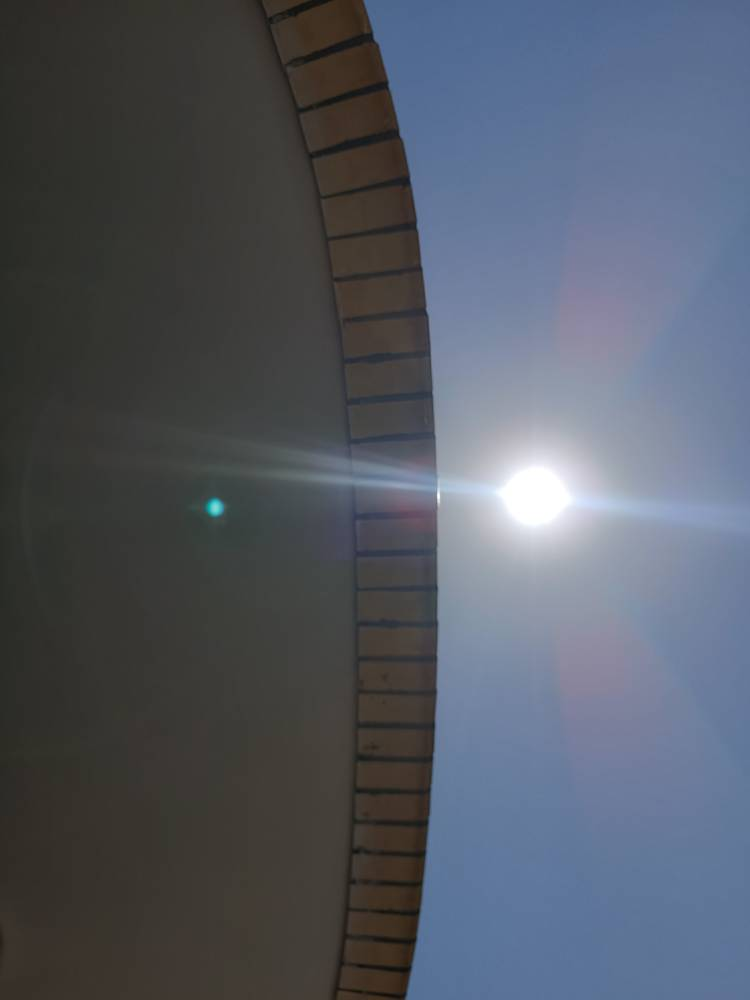
#> input picture Refactor/Images/1785916500250.jpg, 750 x 1000 px; its folder holds only this picture in this run
$ python -i result.py   (imports and definitions only)
#> lines starting #> are read from the running program, lines starting #| are printed output that depends on the picture; after the words box and inside, x2 and y2 are one past the last pixel; in counts of white or black regions, pixels touching at a corner belong together
import os
import cv2
import numpy as np
import time

# ==========================================
# 0. Configurable Parameters (Algorithm)
# ==========================================
GAUSSIAN_KERNEL = (9, 9)
DELTA_THRESHOLD = 4
ROI_WIDTH_RATIO = 0.5
ROI_HEIGHT_RATIO = 0.43

# Hough Circle Parameters
HOUGH_DP = 1.2
HOUGH_MIN_DIST = 30
HOUGH_PARAM1 = 80
HOUGH_PARAM2 = 10
HOUGH_MIN_RADIUS = 5
HOUGH_MAX_RADIUS = 100

# Parameters copied from redesigned.ipynb sky analysis
NIGHT_BRIGHTNESS_THRESH = 58
BLUE_THRESH = 150

# ==========================================
# 0b. Configurable Parameters (UI/Display)
# ==========================================
WINDOW_NAME = "Sun Detection Pipeline - Modular View"
MONITOR_WIDTH = 1920
MONITOR_HEIGHT = 1080

#===========================================
WHITE_BRIGHTNESS_RATIO = 0.98
DARK_BRIGHTNESS_RATIO = 0.96

DARK_OPEN_KERNEL = (5, 5)
DARK_CLOSE_KERNEL = (11, 11)

WHITE_OPEN_KERNEL = (5, 5)
WHITE_CLOSE_KERNEL = (13, 13)

# ==========================================
# 1. Sky & Cloud Analysis
#    Logic copied from redesigned.ipynb
# ==========================================
def analyze_sky_and_clouds(frame):
    img = frame
    if img is None:
        return False, {"error": "Error loading image"}

    # کانال L از LAB برای سنجش روشنایی شب/روز
    l_channel = cv2.cvtColor(img, cv2.COLOR_BGR2LAB)[:, :, 0]

    # بررسی شب بودن بر اساس ردیف ۱۰ درصد ارتفاع تصویر
    h, w = img.shape[:2]
    mean_dark = np.mean(l_channel[int(0.1 * h)])

    if mean_dark < NIGHT_BRIGHTNESS_THRESH:
        return False, {
            "cloud_status": "Night / N/A",
            "brightness": mean_dark,
        }

    # پیدا کردن موقعیت روشن‌ترین نقطه در روز
    _, _, _, sun_center = cv2.minMaxLoc(
        cv2.GaussianBlur(l_channel, (11, 11), 0)
    )

    # ماسک دایره‌ای اطراف نقطه روشن
    mask = cv2.circle(
        np.zeros_like(l_channel), sun_center, 50, 255, -1
    ) > 0

    # کانال آبی در BGR
    blue_channel = img[:, :, 0]
    mean_blue = float(np.mean(blue_channel[mask]))

    # تشخیص ابر تاریک / حالت عادی
    if mean_blue < BLUE_THRESH:
        cloud_status = "Dark Clouds"
    else:
        cloud_status = "Clear / Moderate Sky"

    return True, {
        "cloud_status": cloud_status,
        "brightness": mean_blue,
    }


def find_brightest_point(l_channel):
    blurred_l = cv2.GaussianBlur(l_channel, GAUSSIAN_KERNEL, 0)
    _, max_val, _, max_loc = cv2.minMaxLoc(blurred_l)
    return max_val, max_loc, blurred_l


def create_roi(image_shape, max_point):
    h, w = image_shape[:2]
    x_max, y_max = max_point
    roi_w = int(w * ROI_WIDTH_RATIO)
    roi_h = int(h * ROI_HEIGHT_RATIO)
    x1 = max(0, x_max - roi_w // 2)
    y1 = max(0, y_max - roi_h // 2)
    x2 = min(w, x_max + roi_w // 2)
    y2 = min(h, y_max + roi_h // 2)
    return x1, y1, x2, y2


def threshold_and_morphology(max_val, l_roi, mode):

    # =========================
    # Dark Clouds
    # =========================
    if mode == "dark":

        thresh_val = int(max_val * DARK_BRIGHTNESS_RATIO)

        _, mask = cv2.threshold(
            l_roi,
            thresh_val,
            255,
            cv2.THRESH_BINARY
        )

        open_kernel = cv2.getStructuringElement(
            cv2.MORPH_ELLIPSE,
            DARK_OPEN_KERNEL
        )

        close_kernel = cv2.getStructuringElement(
            cv2.MORPH_ELLIPSE,
            DARK_CLOSE_KERNEL
        )

        mask = cv2.morphologyEx(
            mask,
            cv2.MORPH_OPEN,
            open_kernel
        )

        mask = cv2.morphologyEx(
            mask,
            cv2.MORPH_CLOSE,
            close_kernel
        )

    # =========================
    # White Clouds
    # =========================
    elif mode == "white":

        thresh_val = int(max_val * WHITE_BRIGHTNESS_RATIO)

        _, mask = cv2.threshold(
            l_roi,
            thresh_val,
            255,
            cv2.THRESH_BINARY
        )

        open_kernel = cv2.getStructuringElement(
            cv2.MORPH_ELLIPSE,
            WHITE_OPEN_KERNEL
        )

        close_kernel = cv2.getStructuringElement(
            cv2.MORPH_ELLIPSE,
            WHITE_CLOSE_KERNEL
        )

        mask = cv2.morphologyEx(
            mask,
            cv2.MORPH_OPEN,
            open_kernel
        )

        mask = cv2.morphologyEx(
            mask,
            cv2.MORPH_CLOSE,
            close_kernel
        )

    else:
        raise ValueError(f"Unknown mode: {mode}")

    return mask

# ==========================================
# 2. Hough Detection
#    The exact same current Hough logic is
#    duplicated for the two future modes.
# ==========================================
def detect_hough_white(thresh_roi):
    circles = cv2.HoughCircles(
        thresh_roi,
        cv2.HOUGH_GRADIENT,
        dp=HOUGH_DP,
        minDist=HOUGH_MIN_DIST,
        param1=HOUGH_PARAM1,
        param2=HOUGH_PARAM2,
        minRadius=HOUGH_MIN_RADIUS,
        maxRadius=HOUGH_MAX_RADIUS
    )
    return circles


# [12 lines left out: function detect_hough_dark, not called in this run]


def select_best_circle(circles, thresh_roi, l_roi, detection_mode):
    if circles is None:
        return None

    circles = np.uint16(np.around(circles))
    best_circle, best_score = None, -1

    for circle in circles[0, :]:
        cx, cy, r = int(circle[0]), int(circle[1]), int(circle[2])
        mask = np.zeros_like(thresh_roi, dtype=np.uint8)
        cv2.circle(mask, (cx, cy), r, 255, -1)

        bright_pixels = cv2.countNonZero(
            cv2.bitwise_and(thresh_roi, thresh_roi, mask=mask)
        )

        if detection_mode == "Dark Clouds Hough":
            if bright_pixels == 0:
                continue

            circle_area = np.pi * (r ** 2)
            density = bright_pixels / circle_area
            mean_l_inside = cv2.mean(l_roi, mask=mask)[0]

            score = (
                bright_pixels * density * 0.5
            ) + (
                mean_l_inside * 1.2
            )

            if score > 150.0 and score > best_score:
                best_score = score
                best_circle = (
                    cx, cy, r, score
                )
        else:
            pixel_count = bright_pixels

            # Current scoring logic kept unchanged for White Clouds.
            score = pixel_count * cv2.mean(l_roi, mask=mask)[0]

            if score > best_score:
                best_score = score
                best_circle = (cx, cy, r, score)

    return best_circle


# ==========================================
# 3. UI Helper Functions
# ==========================================
def resize_maintain_aspect(img, target_w, target_h, background_color=(0, 0, 0)):
    h, w = img.shape[:2]
    img_aspect = w / h
    target_aspect = target_w / target_h

    if img_aspect > target_aspect:
        new_w = target_w
        new_h = int(target_w / img_aspect)
    else:
        new_h = target_h
        new_w = int(target_h * img_aspect)

    resized_img = cv2.resize(
        img, (new_w, new_h), interpolation=cv2.INTER_AREA
    )

    if len(resized_img.shape) == 2:
        resized_img = cv2.cvtColor(resized_img, cv2.COLOR_GRAY2BGR)

    final_img = np.full(
        (target_h, target_w, 3), background_color, dtype=np.uint8
    )
    off_y = (target_h - new_h) // 2
    off_x = (target_w - new_w) // 2
    final_img[off_y:off_y+new_h, off_x:off_x+new_w] = resized_img

    return final_img


def add_clean_label(img, text, position=(15, 30), font_scale=0.7, color=(0, 255, 255)):
    res = img.copy()
    (text_w, text_h), _ = cv2.getTextSize(
        text, cv2.FONT_HERSHEY_SIMPLEX, font_scale, 2
    )
    cv2.rectangle(
        res,
        (position[0]-5, position[1]-text_h-5),
        (position[0]+text_w+5, position[1]+5),
        (0, 0, 0),
        -1
    )
    cv2.putText(
        res,
        text,
        position,
        cv2.FONT_HERSHEY_SIMPLEX,
        font_scale,
        color,
        2,
        cv2.LINE_AA
    )
    return res


def visualize_shakil(
    img_bgr,
    l_chan,
    blurred_l,
    roi_bgr,
    thresh_roi,
    best_circle,
    roi_coords,
    max_pt,
    fps,
    detection_mode
):
    x1, y1, x2, y2 = roi_coords
    annotated_img = img_bgr.copy()

    cv2.rectangle(
        annotated_img, (x1, y1), (x2, y2), (255, 0, 0), 3
    )
    cv2.circle(annotated_img, max_pt, 8, (0, 0, 255), -1)

    cv2.putText(
        annotated_img,
        f"Mode: {detection_mode}",
        (15, 40),
        cv2.FONT_HERSHEY_SIMPLEX,
        0.8,
        (0, 255, 255),
        2,
        cv2.LINE_AA
    )

    roi_annotated = roi_bgr.copy()

    if best_circle is not None:
        cx_roi, cy_roi, r, _ = best_circle
        cv2.circle(
            roi_annotated, (cx_roi, cy_roi), r, (0, 255, 0), 3
        )
        x_global, y_global = cx_roi + x1, cy_roi + y1
        cv2.circle(
            annotated_img, (x_global, y_global), r, (0, 255, 0), 3
        )
        cv2.circle(
            annotated_img, (x_global, y_global), 4, (0, 0, 255), -1
        )

        txt = f"Sun: ({x_global}, {y_global}), R:{r}"
        cv2.putText(
            annotated_img,
            txt,
            (x1, max(30, y1 - 15)),
            cv2.FONT_HERSHEY_SIMPLEX,
            0.7,
            (0, 255, 0),
            2,
            cv2.LINE_AA
        )
    else:
        cv2.putText(
            annotated_img,
            "No Sun Circle Detected",
            (x1, max(30, y1 - 15)),
            cv2.FONT_HERSHEY_SIMPLEX,
            0.7,
            (0, 0, 255),
            2,
            cv2.LINE_AA
        )

    Num_Cols = 3
    Num_Rows = 2
    cell_w = int((MONITOR_WIDTH * 0.9) / Num_Cols)
    cell_h = int((MONITOR_HEIGHT * 0.8) / Num_Rows)

    cells = []
    cells.append(add_clean_label(
        resize_maintain_aspect(img_bgr, cell_w, cell_h),
        "1. Original BGR"
    ))
    cells.append(add_clean_label(
        resize_maintain_aspect(l_chan, cell_w, cell_h),
        "2. LAB - L Channel",
        color=(255, 200, 0)
    ))
    cells.append(add_clean_label(
        resize_maintain_aspect(roi_bgr, cell_w, cell_h),
        "3. ROI (Zoomed Original)"
    ))
    cells.append(add_clean_label(
        resize_maintain_aspect(thresh_roi, cell_w, cell_h),
        "4. Heavy Thresh Mask",
        color=(200, 200, 200)
    ))
    cells.append(add_clean_label(
        resize_maintain_aspect(roi_annotated, cell_w, cell_h),
        "5. ROI with Hough Detect"
    ))

    final_cell = resize_maintain_aspect(
        annotated_img, cell_w, cell_h
    )
    (fps_w, fps_h), _ = cv2.getTextSize(
        f"FPS: {fps:.1f}",
        cv2.FONT_HERSHEY_SIMPLEX,
        1.0,
        3
    )
    cv2.putText(
        final_cell,
        f"FPS: {fps:.1f}",
        (cell_w - fps_w - 20, cell_h - 20),
        cv2.FONT_HERSHEY_SIMPLEX,
        1.0,
        (0, 255, 255),
        3,
        cv2.LINE_AA
    )
    cells.append(add_clean_label(
        final_cell,
        "6. Final Full View",
        color=(0, 255, 0)
    ))

    row1 = np.hstack(cells[0:3])
    row2 = np.hstack(cells[3:6])
    grid = np.vstack([row1, row2])

    help_bar = np.zeros(
        (50, grid.shape[1], 3), dtype=np.uint8
    )
    cv2.putText(
        help_bar,
        "Press [ANY KEY] for Next Image | Press [ESC] to Exit",
        (int(grid.shape[1]/2) - 300, 35),
        cv2.FONT_HERSHEY_SIMPLEX,
        0.8,
        (255, 255, 255),
        2,
        cv2.LINE_AA
    )

    final_display = np.vstack([grid, help_bar])
    cv2.imshow(WINDOW_NAME, final_display)

    key = cv2.waitKey(0)
    if key == 27:
        return False
    return True


# ==========================================
# 4. Main Processing
# ==========================================
def process_image(image_path):
#> called with image_path = 'Images/1785916500250.jpg'
    img = cv2.imread(image_path)
#> img is the input picture: shape (1000, 750, 3); mean B, G, R 100, 89.3, 83.5
    if img is None:
        print(f"Skipping invalid: {image_path}")
        return True

    start_time = time.perf_counter()

    # ------------------------------------------
    # First: analyze sky/day/cloud condition
    # ------------------------------------------
    is_day, sky_details = analyze_sky_and_clouds(img)
#> in analyze_sky_and_clouds, `mean_dark = np.mean(l_channel[int(0.1 * h)])`: mean_dark = 84.58
#> in analyze_sky_and_clouds, `_, _, _, sun_center = cv2.minMaxLoc( cv2.GaussianBlur(l_channel, (11, ..`: sun_center = (533, 471)
#> in analyze_sky_and_clouds, `mask = cv2.circle( np.zeros_like(l_channel), sun_center, 50, 255, -1 )..`:
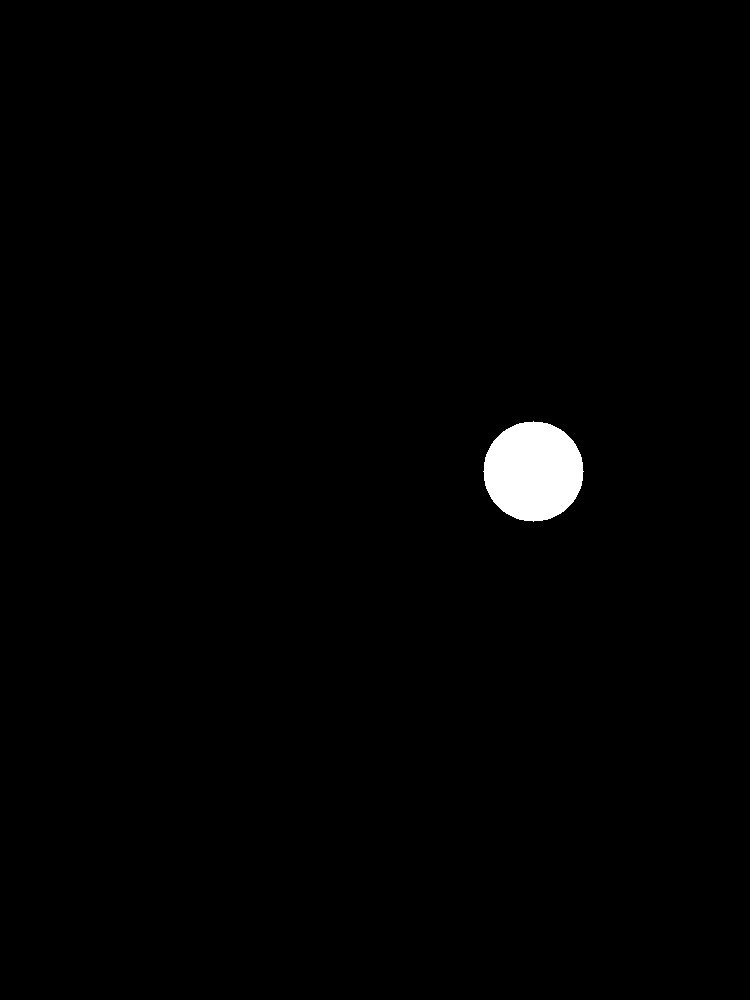
#> mask: shape (1000, 750) bool; 1% white; 1 white region, box (x1, y1, x2, y2) and area: (483, 421, 584, 522) 7845
#> in analyze_sky_and_clouds, `mean_blue = float(np.mean(blue_channel[mask]))`: mean_blue = 228.4
#> is_day = True; sky_details = {'cloud_status': 'Clear / Moderate Sky', 'brightness': 228.4}
    cloud_status = sky_details.get("cloud_status", "Unknown")
#> cloud_status = 'Clear / Moderate Sky'
    brightness = sky_details.get("brightness", 0.0)
#> brightness = 228.4

    # ------------------------------------------
    # Night: skip sun detection
    # ------------------------------------------
    if not is_day:
        elapsed_time = time.perf_counter() - start_time
        fps = 1.0 / elapsed_time if elapsed_time > 0 else 0.0

        print(
            f"{os.path.basename(image_path)} | "
            f"Mode: Night | Brightness: {brightness:.1f}"
        )

        lab = cv2.cvtColor(img, cv2.COLOR_BGR2LAB)
        l_channel = lab[:, :, 0]
        max_val, max_point, blurred_l = find_brightest_point(l_channel)
        x1, y1, x2, y2 = create_roi(img.shape, max_point)
        roi_bgr = img[y1:y2, x1:x2]
        l_roi = blurred_l[y1:y2, x1:x2]
        thresh_roi = l_channel[y1:y2, x1:x2]


        return visualize_shakil(
            img,
            l_channel,
            blurred_l,
            roi_bgr,
            thresh_roi,
            None,
            (x1, y1, x2, y2),
            max_point,
            fps,
            "Night (Skipped)"
        )

    # ------------------------------------------
    # Day: use current result.py Hough pipeline
    # ------------------------------------------
    lab = cv2.cvtColor(img, cv2.COLOR_BGR2LAB)
#> lab: shape (1000, 750, 3); mean of channels 0, 1, 2 95.1, 128.7, 121.9
    l_channel = lab[:, :, 0]
    max_val, max_point, blurred_l = find_brightest_point(l_channel)
#> in find_brightest_point, `_, max_val, _, max_loc = cv2.minMaxLoc(blurred_l)`: max_val = 255; max_loc = (532, 471)
#> max_val = 255; max_point = (532, 471)

    x1, y1, x2, y2 = create_roi(img.shape, max_point)
#> in create_roi, `x_max, y_max = max_point`: x_max = 532; y_max = 471
#> in create_roi, `x1 = max(0, x_max - roi_w // 2)`: x1 = 345
#> in create_roi, `y1 = max(0, y_max - roi_h // 2)`: y1 = 256
#> in create_roi, `x2 = min(w, x_max + roi_w // 2)`: x2 = 719
#> in create_roi, `y2 = min(h, y_max + roi_h // 2)`: y2 = 686
#> x1 = 345; y1 = 256; x2 = 719; y2 = 686
    l_roi = blurred_l[y1:y2, x1:x2]
    roi_bgr = img[y1:y2, x1:x2]
    # thresh_roi = heavy_threshold(l_channel[y1:y2, x1:x2])

    if cloud_status == "Dark Clouds":
        detection_mode = "Dark Clouds Hough"
        thresh_roi = threshold_and_morphology(max_val,
        l_channel[y1:y2, x1:x2],
        mode="dark")

        circles = detect_hough_dark(thresh_roi)
    else:
        detection_mode = "White Clouds Hough"
        thresh_roi = threshold_and_morphology(max_val,
        l_channel[y1:y2, x1:x2],
        mode="white" )
#> in threshold_and_morphology, `thresh_val = int(max_val * WHITE_BRIGHTNESS_RATIO)`: thresh_val = 249
        circles = detect_hough_white(thresh_roi)
#> in detect_hough_white, `circles = cv2.HoughCircles( thresh_roi, cv2.HOUGH_GRADIENT, dp=HOUGH_D..`: circles = [[189, 240.6, 29.24]]
#> circles = [[189, 240.6, 29.24]]

    best_circle = select_best_circle(
        circles, thresh_roi, l_roi, detection_mode
    )
#> in select_best_circle, `circles = np.uint16(np.around(circles))`: circles = [[189, 241, 29]]
#> the loop in select_best_circle, `for circle in circles[0, :]:` made 1 pass
#> (cx, cy, r, bright_pixels, pixel_count, score, best_score, best_circle) on pass 1: (189, 241, 29, 2590, 2590, 659219.5, 659219.5, (189, 241, 29, 659219.5))
#> after the loop in select_best_circle, `for circle in circles[0, :]:`:
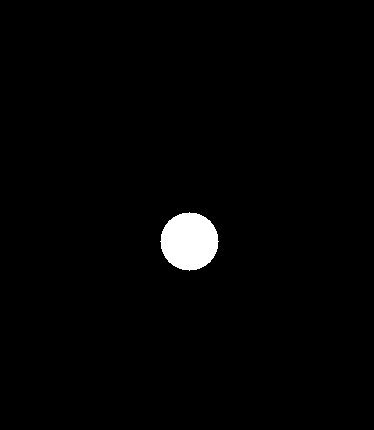
#> mask: shape (430, 374); 1.6% white; 1 white region, box (x1, y1, x2, y2) and area: (160, 212, 219, 271) 2629
#> after the loop in select_best_circle, `for circle in circles[0, :]:`: best_score = 659219.5
#> best_circle = (189, 241, 29, 659219.5)

    elapsed_time = time.perf_counter() - start_time
    fps = 1.0 / elapsed_time if elapsed_time > 0 else 0.0

    print(
        f"{os.path.basename(image_path)} | "
        f"Mode: {detection_mode} | "
        f"Sky: {cloud_status} | "
        f"Brightness: {brightness:.1f} | "
        f"Time: {elapsed_time*1000:.2f} ms | FPS: {fps:.2f}"
    )
#| 1785916500250.jpg | Mode: White Clouds Hough | Sky: Clear / Moderate Sky | Brightness: 228.4 | Time: 339.93 ms | FPS: 2.94

    return visualize_shakil(
        img,
        l_channel,
        blurred_l,
        roi_bgr,
        thresh_roi,
        best_circle,
        (x1, y1, x2, y2),
        max_point,
        fps,
        detection_mode
    )
#> in visualize_shakil, `cx_roi, cy_roi, r, _ = best_circle`: cx_roi = 189; cy_roi = 241; r = 29
#> in visualize_shakil, `cv2.circle( roi_annotated, (cx_roi, cy_roi), r, (0, 255, 0), 3 )`:
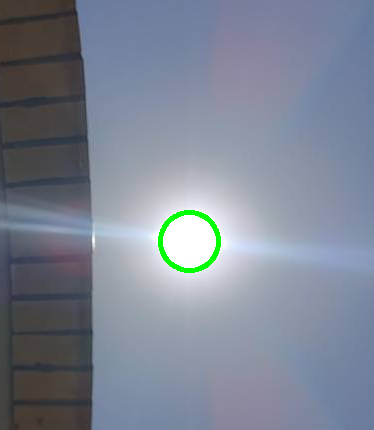
#> roi_annotated: shape (430, 374, 3); mean B, G, R 148.6, 133.4, 125.5
#> in visualize_shakil, `x_global, y_global = cx_roi + x1, cy_roi + y1`: x_global = 534; y_global = 497
#> in visualize_shakil, `txt = f"Sun: ({x_global}, {y_global}), R:{r}"`: txt = 'Sun: (534, 497), R:29'
#> in add_clean_label, `(text_w, text_h), _ = cv2.getTextSize( text, cv2.FONT_HERSHEY_SIMPLEX,..`: text_w = 171; text_h = 16
#> call 4 of resize_maintain_aspect, with target_w = 576, target_h = 432, background_color = (0, 0, 0)
#> in resize_maintain_aspect (call 4), `final_img[off_y:off_y+new_h, off_x:off_x+new_w] = resized_img`:
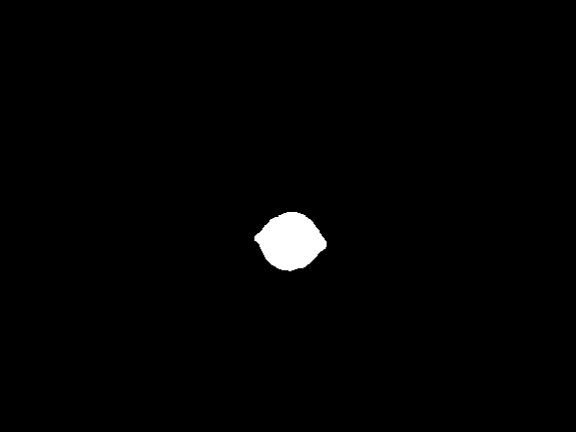
#> final_img: shape (432, 576, 3); min 0, max 255, mean 3
#> in add_clean_label (call 5), `(text_w, text_h), _ = cv2.getTextSize( text, cv2.FONT_HERSHEY_SIMPLEX,..`: text_w = 284
#> in add_clean_label (call 5), `cv2.putText( res, text, position, cv2.FONT_HERSHEY_SIMPLEX, font_scale..`:
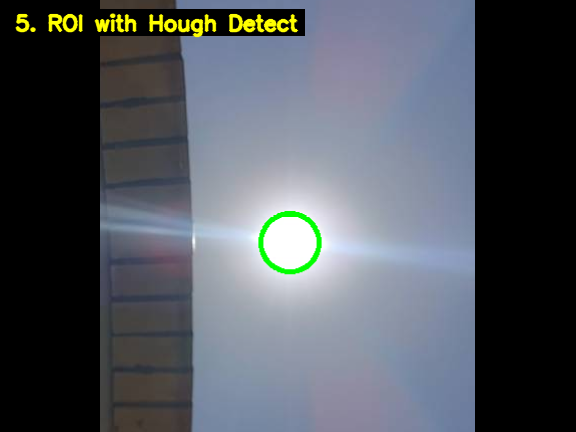
#> res: shape (432, 576, 3); mean B, G, R 94.1, 86.9, 81.9
#> in visualize_shakil, `(fps_w, fps_h), _ = cv2.getTextSize( f"FPS: {fps:.1f}", cv2.FONT_HERSH..`: fps_w = 138; fps_h = 23
#> in visualize_shakil, `cv2.putText( final_cell, f"FPS: {fps:.1f}", (cell_w - fps_w - 20, cell..`:
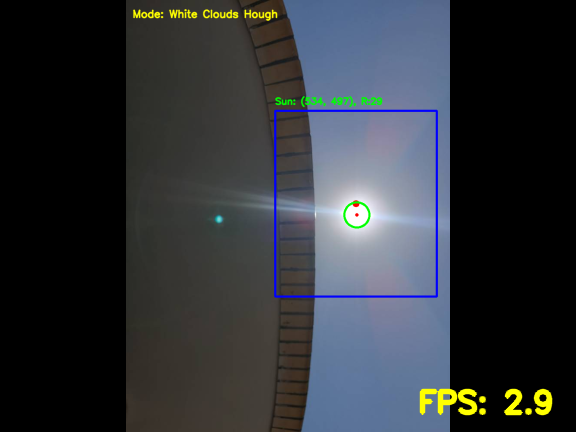
#> final_cell: shape (432, 576, 3); mean B, G, R 56.3, 51.6, 47.9
#> in visualize_shakil, `row2 = np.hstack(cells[3:6])`:
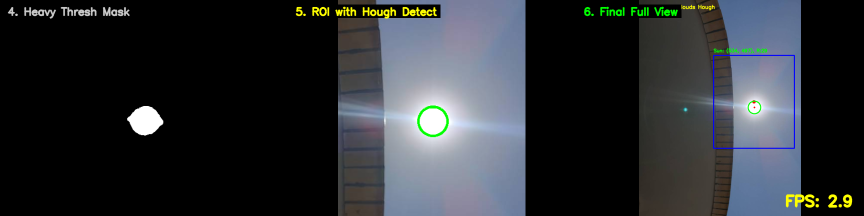
#> row2: shape (432, 1728, 3) (shown at 1/2 size); mean of channels 0, 1, 2 51.5, 47.9, 44.5; drawn as B, G, R
#> (key Esc is pressed here)


# [26 lines left out: function process_folder, not called in this run]


# ==========================================
# Example Usage
# ==========================================
# [1 line not run here, left out]

>>> result = process_image('Images/1785916500250.jpg')
#> result = False
